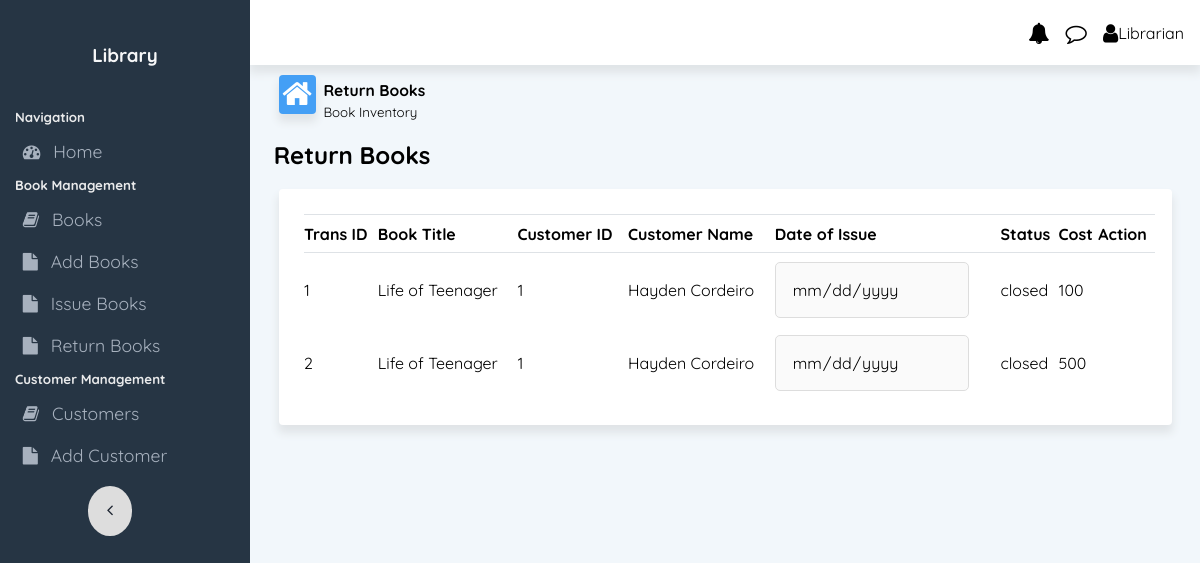
Page /return_issue on the committed database.
### app.py (models this page shows, shortened)
class Books(db.Model):
    __tablename__ = 'books'
    book_id = db.Column(db.Integer, primary_key=True, autoincrement=True)
    title = db.Column(db.String(255), nullable=False)
    authors = db.Column(db.String(255), nullable=False)
    stockQty = db.Column(db.Integer, nullable=False, default=0)
    timesIssued = db.Column(db.Integer, nullable=False, default=0)

class Customer(db.Model):
    __tablename__ = 'customer'
    cust_id=db.Column(db.Integer, primary_key=True,autoincrement=True)
    name=db.Column(db.String(255), nullable=False)
    debt = db.Column(db.Integer, nullable=False, default=0)
    total_trans = db.Column(db.Integer, nullable=False, default=0)

### tables this page shows
CREATE TABLE transactions (
	trans_id INTEGER NOT NULL, 
	book_id INTEGER, 
	cust_id INTEGER, 
	cost INTEGER NOT NULL, 
	status VARCHAR(25) NOT NULL, 
	issue_date DATETIME, 
	PRIMARY KEY (trans_id), 
	FOREIGN KEY(book_id) REFERENCES customer (cust_id), 
	FOREIGN KEY(cust_id) REFERENCES books (book_id)
);

### app.py (the view)
@app.route('/return_issue', methods=['GET', 'POST'])
def return_issue():
    print(db.session.query(transactions).all())
    issued_books=db.session.query(transactions).all()
    books_issued=[]
    for book in issued_books:
        bi = []
        bi.append(book.trans_id)
        bi.append(book.book_id)
        book_title = Books.query.filter_by(book_id=book[1]).one()
        bi.append(book_title.title)
        bi.append(book.cust_id)
        cust_details = Customer.query.filter_by(cust_id=book[2]).one()
        bi.append(cust_details.name)
        bi.append(book.cost)
        bi.append(book.issue_date.date())
        bi.append(book.status)
        books_issued.append(bi)
    print(books_issued)
    return render_template('return_issue.html',issued_books=books_issued)

### templates/return_issue.html (shortened to what this page needs)
{% extends 'base.html' %}
{% block body %}
<div class="content-area">
    <div class="flexContainer" id="dashboardLineContainer">
        <div class="flex-40 dashboardLine">
            <i class="fa fa-home fa-2x" style="float: left;" id="homeIcon"></i>
            <div style="margin-bottom: 0;margin-top: 0;">
                <h3 style="margin-bottom: 0;margin-top: 2px;"><small>Return Books</small> </h3>
                <p style="margin-bottom: 0;margin-top: 0;"><small>Book Inventory</small> </p>
            </div>
        </div>
    </div>
</div>
<h2 style="margin: 1% 2.5% 1% 2.5%;">Return Books</h2>
<div class="cardRow2 tablecard">
    <table class="attendance_form_table">
        <thead>
            <tr style="text-align: left;">
                <th>Trans ID</th>
                <th>Book Title</th>
                <th>Customer ID</th>
                <th>Customer Name</th>
                <th>Date of Issue</th>
                <th>Status</th>
                <th>Cost</th>
                <th>Action</th>
            </tr>
        </thead>
        <tbody id="attendance_form_table_data">
            {%for book in issued_books %}
            <form action="/books/return/{{book[0]}}" method="POST">
                <tr>
                    <td>{{book[0]}}</td>
                    <td>{{book[2]}}</td>
                    <td>{{book[3]}}</td>
                    <td>{{book[4]}}</td>
                    <td>
                        <div class="dropdown">
                            <input type="date" class="dropinput" style="outline: none;" value="{{book[5]}}" disabled
                                aria-disabled="true">
                        </div>
                    </td>
                    <td>{{book[7]}}</td>
                    {% if book[7] == "live" %}
                    <td><input type="text" name="cost" id="cost" class="formInput" style="width: 50%;">
                        <input type="text" name="cust_id" id="cust_id" class="formInput" value="{{book[3]}}" style="width: 50%;display:none;"></td>
                    <td><button type="submit" class="dropbtn btn-danger">Delete</button></td>
                    {% else %}
                        <td>{{ book[5] }}</td>
                    {% endif %}
                </tr>
            </form>
            {%endfor%}
        </tbody>
    </table>
</div>
{% endblock %}

### static/css/style.css (style rules this page uses)
* { -webkit-tap-highlight-color: transparent; }
html { height: 100%; }
body { background-color: #f2f7fb; margin: 0; height: 100%; font-family: "Quicksand", sans-serif; -webkit-touch-callout: none; -webkit-user-select: none; -khtml-user-select: none; -moz-user-select: none; -ms-user-select: none; user-select: none; }
.flexContainer { width: 100%; display: flex; flex-wrap: wrap; justify-content: center; align-content: center; }
#dashboardLineContainer { justify-content: flex-start; margin-left: 2%; }
.verticalFlexItem h1, h2, h3, h4, h5, h6 { margin: 2%; }
.flex-40 { flex: 0 0 40%; margin: 1%; }
#homeIcon { background-color: #449ff5; color: white; box-shadow: 0px 7px 9px 1px rgba(224, 228, 231, 1); border-radius: 0.25rem; margin-right: 2%; padding: 1%; }
.dashboardLine { margin: 1%; align-content: center; justify-content: left; justify-self: flex-start; }
.cardRow2 { grid-area: header; justify-content: space-between; align-items: center; margin-left: 3%; margin-right: 3%; margin-top: 2%; }
.cardRow2.tablecard { background-color: #ffff; box-shadow: 0px 7px 9px 1px rgba(224, 228, 231, 1); padding: 0.5rem; border-radius: 0.25rem; grid-area: header; justify-content: space-between; align-items: center; }
.cardRow2 { grid-area: main; padding-left: 3%; }
#attendanceTable th, td { text-align: left; padding: 8px; text-align: center; }
#attendanceTable2 th, td { text-align: left; padding: 8px; text-align: center; }
.attendance_form_table { border-top: 1px solid #dee2e6; margin: 2%; width: 97%; border-collapse: collapse; }
.attendance_form_table th, td { border-bottom: 1px solid #dee2e6; padding: 1% 0; }
.dropinput { font-family: "Quicksand", sans-serif; color: black; padding: 16px; font-size: 16px; border: none; cursor: pointer; border-radius: 5px; min-width: 160px; border: 1px solid #ddd; }
.dropdown { position: relative; display: inline-block; }
#addTeacherTable th, td { text-align: left; padding: 1% 0; border: none; }

### rows in the picture
Books: title "Life of Teenager" "Life of Teenager"
Customer: name "Hayden Cordeiro" "Hayden Cordeiro"
transactions: status "closed"
transactions: status "closed", cost "500"

### other values in the picture
{{ book[0] }} "1" "2"
{{ book[3] }} "1" "1"
{{ book[5] }} "100"
